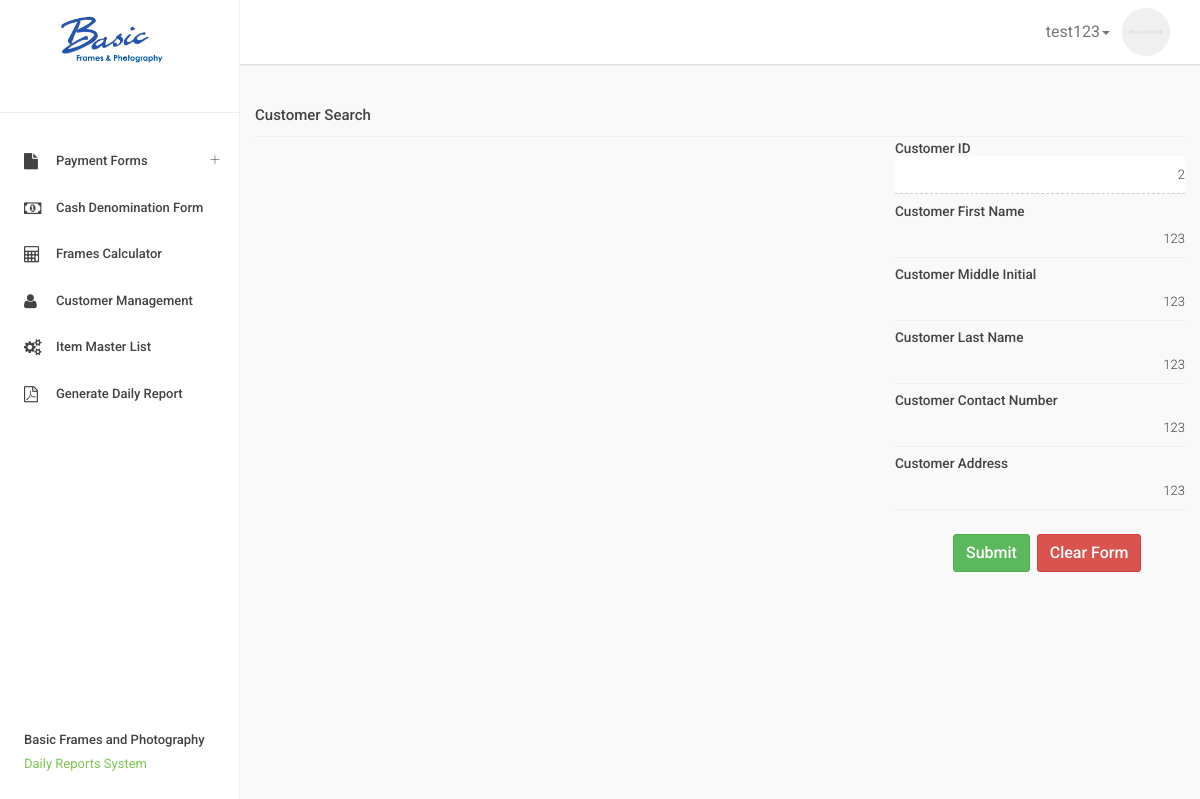
The page /customer_management.php?id=2 (signed in) on the database its author committed.
### tables this page shows
CREATE TABLE `customer_details` (
  `id` int(50) NOT NULL AUTO_INCREMENT,
  `first_name` varchar(50) DEFAULT NULL,
  `middle_name` varchar(50) DEFAULT NULL,
  `last_name` varchar(50) DEFAULT NULL,
  `contact_number` varchar(50) DEFAULT NULL,
  `address` varchar(50) DEFAULT NULL,
  `date_added` varchar(50) DEFAULT NULL,
  `added_by` varchar(50) DEFAULT NULL,
  PRIMARY KEY (`id`)
);

### functions/customer_id_checker.php (called while the page is built)
<?php
include('./functions/connection.php');
$sql = "SELECT * FROM customer_details WHERE id = '$cus_id' ";
$result = $conn->query($sql);
	if ($result->num_rows > 0) {
	  while($row = $result->fetch_assoc()) {
	  	$customer_fname = $row['first_name'];
	  	$customer_mname = $row['middle_name'];
	  	$customer_lname = $row['last_name'];
	  	$customer_contact_number = $row['contact_number'];
	  	$customer_address = $row['address'];
	  }
	}else{
	}
?>

### customer_management.php (the view, shortened to what this page needs)
<?php
if(isset($_GET['id'])){
$cus_id = $_GET['id'];
include('./functions/customer_id_checker.php');
}
?>
<!DOCTYPE html>
<html class="app-ui">
    <head>
        <link rel="stylesheet" id="css-font-awesome" href="assets/css/font-awesome.css" />
        <link rel="stylesheet" id="css-ionicons" href="assets/css/ionicons.css" />
        <link rel="stylesheet" id="css-bootstrap" href="assets/css/bootstrap.css" />
        <link rel="stylesheet" id="css-app" href="assets/css/app.css" />
        <link rel="stylesheet" id="css-app-custom" href="assets/css/app-custom.css" />
        <link rel='stylesheet' href='https://cdn.jsdelivr.net/npm/sweetalert2@10.10.1/dist/sweetalert2.min.css'>
    </head>
    <body class="app-ui layout-has-drawer layout-has-fixed-header">
        <div class="app-layout-canvas">
            <div class="app-layout-container">
                <aside class="app-layout-drawer">
                    <div class="app-layout-drawer-scroll">
                        <div id="logo" class="drawer-header">
                            <a href="index.php"><img class="img-responsive" src="img/basicLogo.png" title="AppUI" alt="AppUI" style="height: 85px;margin-left: 25%;" /></a>
                        </div>
                        <nav class="drawer-main">
                            <ul class="nav nav-drawer">
                                <hr>
                               <li class="nav-item nav-item-has-subnav">
                                    <a href="javascript:void(0)"><i class="fa fa-file"></i> Payment Forms</a>
                                </li>
                                <li class="nav-item ">
                                    <a href="#" data-toggle="modal" data-target="#modal-cash_denomination"><i class="fa fa-money"></i> Cash Denomination Form</a>
                                </li>
                                <li class="nav-item ">
                                    <a href="frames_calculator.php"><i class="fa fa-calculator"></i> Frames Calculator</a>
                                </li>
                                <li class="nav-item ">
                                    <a href="customer_management.php"><i class="fa fa-user"></i> Customer Management</a>
                                </li>
                                <li class="nav-item ">
                                    <a href="item_master_list.php"><i class="fa fa-cogs"></i> Item Master List</a>
                                </li>
                                <li class="nav-item ">
                                    <a href="test_pdf.php" target="_blank"><i class="fa fa-file-pdf-o"></i> Generate Daily Report</a>
                                </li>
                            </ul>
                        </nav>
                        <div class="drawer-footer" style="position: fixed;">
                            <p class="copyright">Basic Frames and Photography</p>
                            <a href="#" rel="nofollow">Daily Reports System</a>
                        </div>
                    </div>
                </aside>
                <header class="app-layout-header">
                    <nav class="navbar navbar-default">
                        <div class="container-fluid">
                            <div class="collapse navbar-collapse" id="header-navbar-collapse">
                                <ul class="nav navbar-nav navbar-right navbar-toolbar hidden-sm hidden-xs">
                                    <li class="dropdown dropdown-profile">
                                        <a href="javascript:void(0)" data-toggle="dropdown">
                                            <span class="m-r-sm"><?php echo $_SESSION['username'];?><span class="caret"></span></span>
                                            <img class="img-avatar img-avatar-48" src="assets/img/avatars/avatar3.jpg" alt="User profile pic" />
                                        </a>
                                    </li>
                                </ul>
                            </div>
                        </div>
                    </nav>
                </header>
                <main class="app-layout-content">
                    <div class="container-fluid p-y-md">
                            <div class="row">
                                <div class="col-sm-12">
                                    <div class="form-material floating">
                                            <input class="form-control" type="text" name="customer_search" id="customer_search" style="text-align: right;">
                                            <label for="number_input">Customer Search</label>
                                    </div>
                                </div>
                            </div>
                            <div class="row">
                                <div class="col-sm-8">
                                </div>
                                <div class="col-sm-4">
                                    <form method="POST" action='./functions/submit_customer_details.php'>
                                    <div class="form-material floating" style="margin-bottom: 25px;">
                                        <input class="form-control" type="text" name="customer_id" id="customer_id" style="text-align: right;" value="<?php echo $cus_id; ?>" readonly>
                                        <label for="number_input">Customer ID</label>
                                    </div>
                                    <div class="form-material floating" style="margin-bottom: 25px;">
                                        <input class="form-control" type="text" name="customer_f_name" id="customer_f_name" style="text-align: right;" value="<?php echo $customer_fname; ?>">
                                        <label for="number_input">Customer First Name</label>
                                    </div>
                                    <div class="form-material floating" style="margin-bottom: 25px;">
                                        <input class="form-control" type="text" name="customer_m_name" id="customer_m_name" style="text-align: right;" value="<?php echo $customer_mname; ?>">
                                        <label for="number_input">Customer Middle Initial</label>
                                    </div>
                                    <div class="form-material floating" style="margin-bottom: 25px;">
                                        <input class="form-control" type="text" name="customer_l_name" id="customer_l_name" style="text-align: right;" value="<?php echo $customer_lname; ?>">
                                        <label for="number_input">Customer Last Name</label>
                                    </div>
                                    <div class="form-material floating" style="margin-bottom: 25px;">
                                        <input class="js-masked-phone-ext form-control" type="text" name="customer_contact_num" id="customer_contact_num" style="text-align: right;" placeholder="(999) 999-9999? x99999" value="<?php echo $customer_contact_number; ?>">
                                        <label for="number_input">Customer Contact Number</label>
                                    </div>
                                    <div class="form-material floating" style="margin-bottom: 25px;">
                                        <input class="form-control" type="text" name="customer_address" id="customer_address" style="text-align: right;" value="<?php echo $customer_address; ?>">
                                        <label for="number_input">Customer Address</label>
                                    </div>
                                    <div class="form-material floating" style="margin-bottom: 25px;">
                                       <input type="submit" name="submit_customer_btn" class="btn btn-success" style="margin-left: 20%;">
                                       <input type="button" class="btn btn-danger" style="margin-left: 1%;" id="clear_customer_btn" value="Clear Form">
                                    </div>
                                    </form>
                                </div>
                            </div>
                    </div>
                </main>
            </div>
        </div>
    </body>
</html>

### assets/css/app.css (style rules this page uses)
.app-layout-drawer { position: fixed; top: 0; bottom: 0; z-index: 5; display: block; width: 240px; background-color: #fff; border-right: 1px solid #eeeeee; font-weight: 500; background-color: #fff; visibility: hidden; -webkit-transform: translateX(-240px); transform: translateX(-240px); -webkit-transform-style: preserve-3d; transform-style: preserve-3d; -webkit-transition: 0.2s cubic-bezier(0.4, 0, 0.2, 1) 0.1s; transition: 0.2s cubic-bezier(0.4, 0, 0.2, 1) 0.1s; -webkit-transition-property: visibility, -webkit-transform; transition-property: visibility, -webkit-transform; transition-property: transform, visibility; transition-property: transform, visibility, -webkit-transform; }
.drawer-header { position: relative; overflow: hidden; width: 100%; height: 64px; line-height: 64px; line-height: 1; }
.drawer-header:before, .drawer-header:after { content: " "; display: table; }
.drawer-header:after { clear: both; }
.drawer-header a { display: block; height: auto; width: 100%; }
.drawer-header a img { height: 64px; width: auto; max-width: none; }
.drawer-main { margin-top: 24px; font-size: 13px; -webkit-transform: translateZ(0); transform: translateZ(0); }
.nav-drawer li a { padding-right: 24px; padding-left: 52.99999px; color: inherit; font-weight: 500; }
.nav-drawer > li > a { border-left: 3px solid transparent; padding-top: 14px; padding-bottom: 13px; }
.nav-drawer > li > a > i { position: absolute; left: 21px; font-size: 1.25em; line-height: 1.25; }
.nav-item-has-subnav > a:after { position: absolute; top: 50%; right: 24px; font-family: Ionicons; font-size: 17px; content: '\f489'; -webkit-transform: translate(50%, -50%); transform: translate(50%, -50%); }
.drawer-footer { bottom: 0; width: 100%; height: 96px; margin-top: 24px; padding-top: 24px; padding-right: 24px; padding-bottom: 24px; padding-left: 24px; font-size: 13px; line-height: 24px; }
.drawer-footer .copyright { margin-bottom: 0; }
.app-layout-header { z-index: 4; background-color: #fff; box-shadow: 0 1px 2px rgba(0, 0, 0, 0.14); }
.dropdown-profile a { padding-top: 8px !important; padding-bottom: 8px !important; }
.dropdown-profile a span { vertical-align: middle; }
.app-layout-content { height: 100%; width: 100%; }
@media screen and (min-width: 992px) { .layout-has-drawer .app-layout-header, .layout-has-drawer .app-layout-content, .layout-has-drawer .app-layout-footer { padding-left: 240px; } }
@media screen and (min-width: 992px) { .layout-has-drawer .app-layout-drawer { visibility: visible; -webkit-transform: translateX(0); transform: translateX(0); -webkit-transition: none; transition: none; } }
.layout-has-fixed-header .app-layout-header { position: fixed; top: 0; right: 0; left: 0; }
.layout-has-fixed-header .app-layout-content { padding-top: 64px; }
.form-material { position: relative; margin: 10px 0 10px; }
.form-material > label { position: absolute; top: 6px; left: 0; font-size: 85%; -webkit-transform: translate(0, -24px); transform: translate(0, -24px); }
.form-material.floating > label { font-size: 15px; cursor: text; -webkit-transition: all 0.15s ease-out; transition: all 0.15s ease-out; -webkit-transform: translate(0, 0); transform: translate(0, 0); }
.form-material > .form-control { padding-left: 0; padding-right: 0; border: 0; border-radius: 0; background-color: transparent; box-shadow: 0 1px 0 #edeeef; }
.form-material > .form-control:focus + label, .form-material.floating.open > label { font-size: 85%; font-weight: 500; cursor: default; -webkit-transform: translate(0, -24px); transform: translate(0, -24px); }
.form-material .form-control[disabled], .form-material .form-control[readonly], .form-material fieldset[disabled] .form-control { background-color: #fff; border-bottom: 1px dashed #ccc; box-shadow: none; }
.img-avatar { display: inline-block !important; width: 64px; height: 64px; line-height: 64px; text-align: center; vertical-align: middle; border-radius: 50%; }
.img-avatar.img-avatar-48 { width: 48px; height: 48px; line-height: 48px; }
.m-r-sm { margin-right: 8px !important; }
.p-y-md { padding-top: 24px !important; padding-bottom: 24px !important; }

### rows shown on the page
customer_details: customer_f_name "123", customer_m_name "123", customer_l_name "123", customer_contact_num "123", customer_address "123"

### other values the page prints
$_SESSION['username'] "test123"
